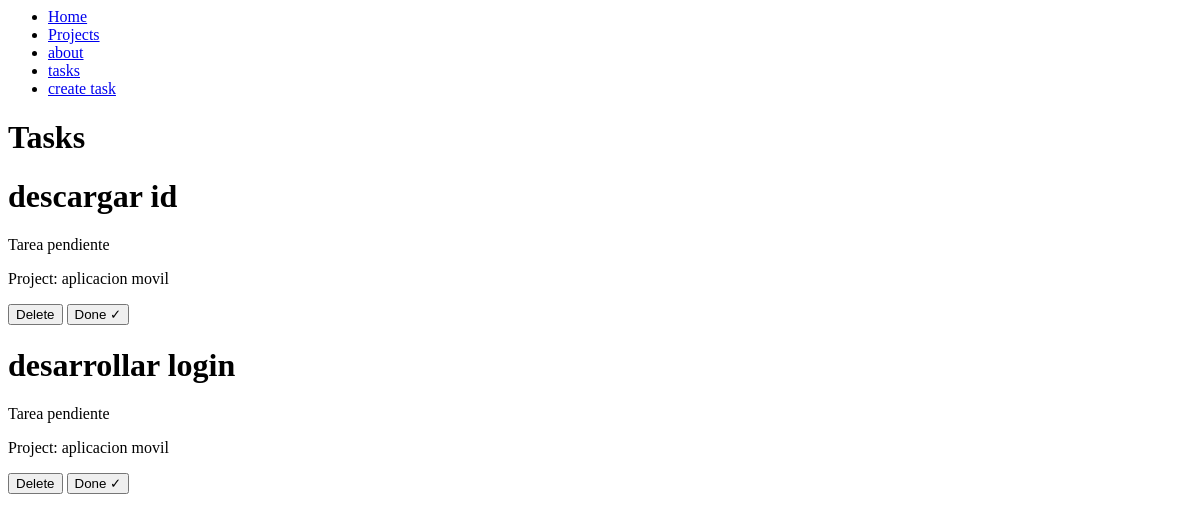
/tasks/, run on an earlier commit of the app's database.
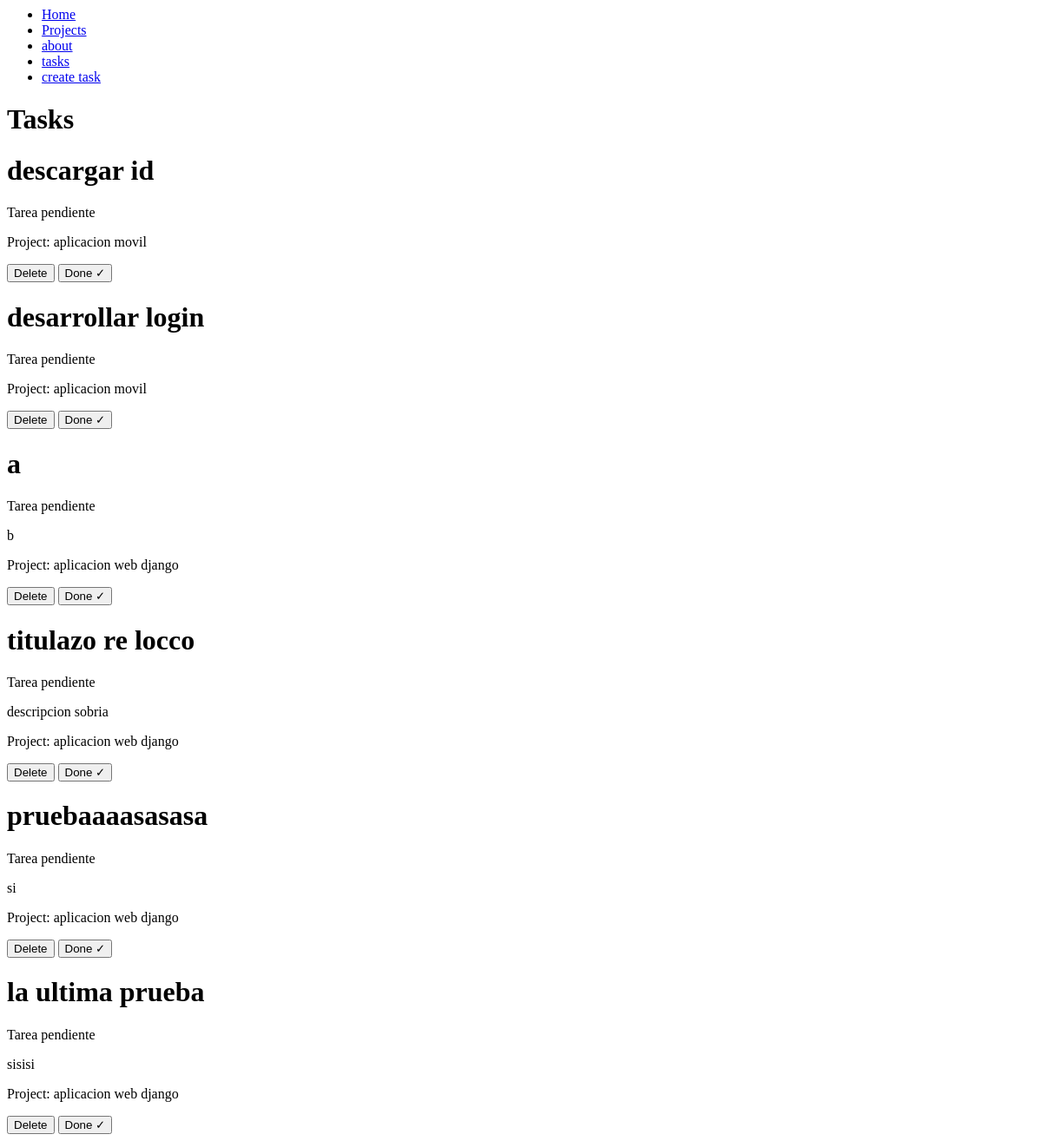
And on a later commit of the database.
### myapp/models.py (models this page shows, shortened)
class Task(models.Model):
    title = models.CharField(max_length = 200)
    description = models.TextField()
    project = models.ForeignKey(Project, on_delete = models.CASCADE)
    done = models.BooleanField(default = False)

class Project(models.Model):
    name = models.CharField(max_length = 200)

### myapp/views.py (the view)
# urls.py: path('tasks/', views.tasks),
def tasks(request):
    tasks = Task.objects.all()
    return render(request, 'tasks.html',{
        'tasks': tasks
    })

### myapp/templates/tasks.html
{% extends 'layouts/base.html' %}
{% block content %}
<h1>Tasks</h1>
{% for task in tasks %}
<div>
    <h1>{{task.title}}</h1>
    {% if task.done == False %}
    <p>Tarea pendiente</p>
    {% else %}
    <p>Tarea realizada</p>
    {% endif %}
    <p>{{task.description}}</p>
    <p>Project: {{task.project.name}}</p>
    <button>Delete</button>
    <button>Done ✓</button>
</div>
{% endfor %}
{% endblock %}

### myapp/templates/layouts/base.html
<nav>
    <ul>
        <li>
            <a href="/index">Home</a>
        </li>
        <li>
            <a href="/projects">Projects</a>
        </li>
        <li>
            <a href="/about">about</a>
        </li>
        <li>
            <a href="/tasks">tasks</a>
        </li>
        <li>
            <a href="/create_task">create task</a>
        </li>
    </ul>
</nav>
{% block content %}
{% endblock %}

What changed in the data, as far as the page shows it:
added Task: title "a", done "Tarea pendiente", description "b", project.name "aplicacion web django"
added Task: title "titulazo re locco", done "Tarea pendiente", description "descripcion sobria", project.name "aplicacion web django"
added Task: title "pruebaaaasasasa", done "Tarea pendiente", description "si", project.name "aplicacion web django"
added Task: title "la ultima prueba", done "Tarea pendiente", description "sisisi", project.name "aplicacion web django"
